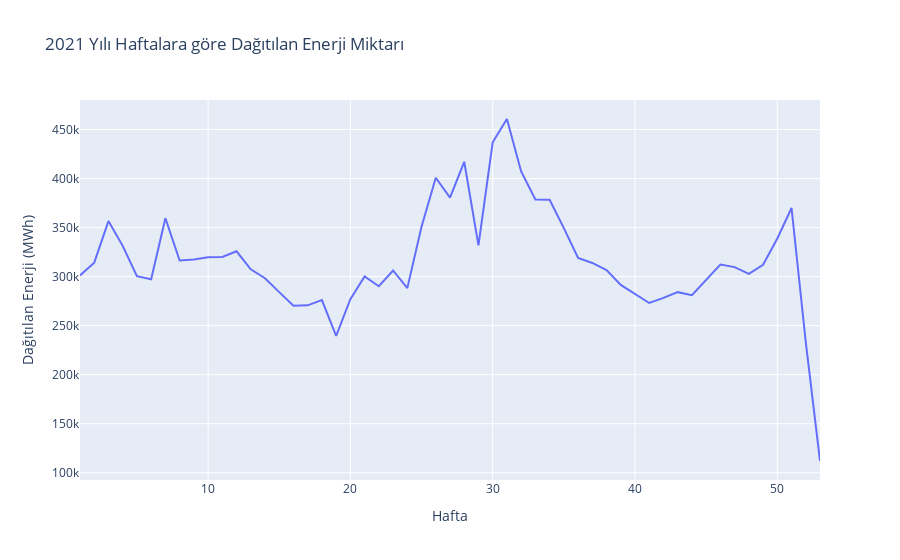

Source (notebook cell):
### Code cell
temp = df[(df['Tarih']>='2021-01-01 00:00:00')&(df['Tarih']<='2021-12-31 23:59:00')]
temp = temp.iloc[:,[1,-1]].groupby('Hafta')['Dağıtılan Enerji (MWh)'].sum().reset_index()

fig = px.line(data_frame=temp,
              x='Hafta', y='Dağıtılan Enerji (MWh)',
              title='2021 Yılı Haftalara göre Dağıtılan Enerji Miktarı')
fig.show()

### Figure 1 — Plotly figure (JSON) as saved in the notebook; plotly's stock layout.template omitted (floating-point values rounded to 4 significant figures)
{"data": [{"hovertemplate": "Hafta=%{x}<br>Dağıtılan Enerji (MWh)=%{y}<extra></extra>", "legendgroup": "", "line": {"color": "#636efa", "dash": "solid"}, "marker": {"symbol": "circle"}, "mode": "lines", "name": "", "orientation": "v", "showlegend": false, "type": "scatter", "x": [1, 2, 3, 4, 5, 6, 7, 8, 9, 10, 11, 12, 13, 14, 15, 16, 17, 18, 19, 20, 21, 22, 23, 24, 25, 26, 27, 28, 29, 30, 31, 32, 33, 34, 35, 36, 37, 38, 39, 40, 41, 42, 43, 44, 45, 46, 47, 48, 49, 50, 51, 52, 53], "xaxis": "x", "y": [301200.0, 314200.0, 356600.0, 331400.0, 300500.0, 297400.0, 359600.0, 316500.0, 317500.0, 319700.0, 320100.0, 325800.0, 307500.0, 298300.0, 284200.0, 270300.0, 270700.0, 276100.0, 239600.0, 276900.0, 300100.0, 290100.0, 306200.0, 288200.0, 350800.0, 400800.0, 380600.0, 417100.0, 331800.0, 437000.0, 460700.0, 407200.0, 378600.0, 378400.0, 349500.0, 319000.0, 313900.0, 306700.0, 291600.0, 282700.0, 273100.0, 278300.0, 284100.0, 281000.0, 296200.0, 312400.0, 309700.0, 302900.0, 312100.0, 338800.0, 370000.0, 233100.0, 112000.0], "yaxis": "y"}], "layout": {"legend": {"tracegroupgap": 0}, "title": {"text": "2021 Yılı Haftalara göre Dağıtılan Enerji Miktarı"}, "xaxis": {"anchor": "y", "domain": [0, 1], "title": {"text": "Hafta"}}, "yaxis": {"anchor": "x", "domain": [0, 1], "title": {"text": "Dağıtılan Enerji (MWh)"}}}}
